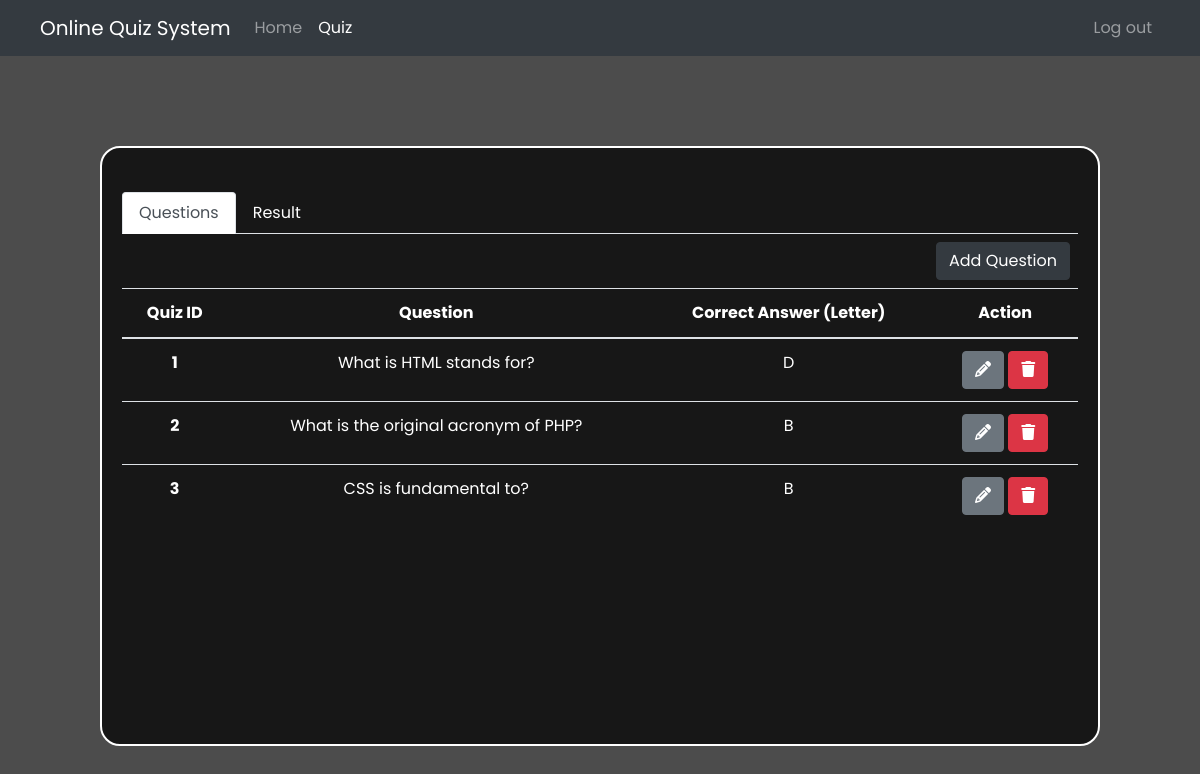
Page /quiz.php on the earlier database version.
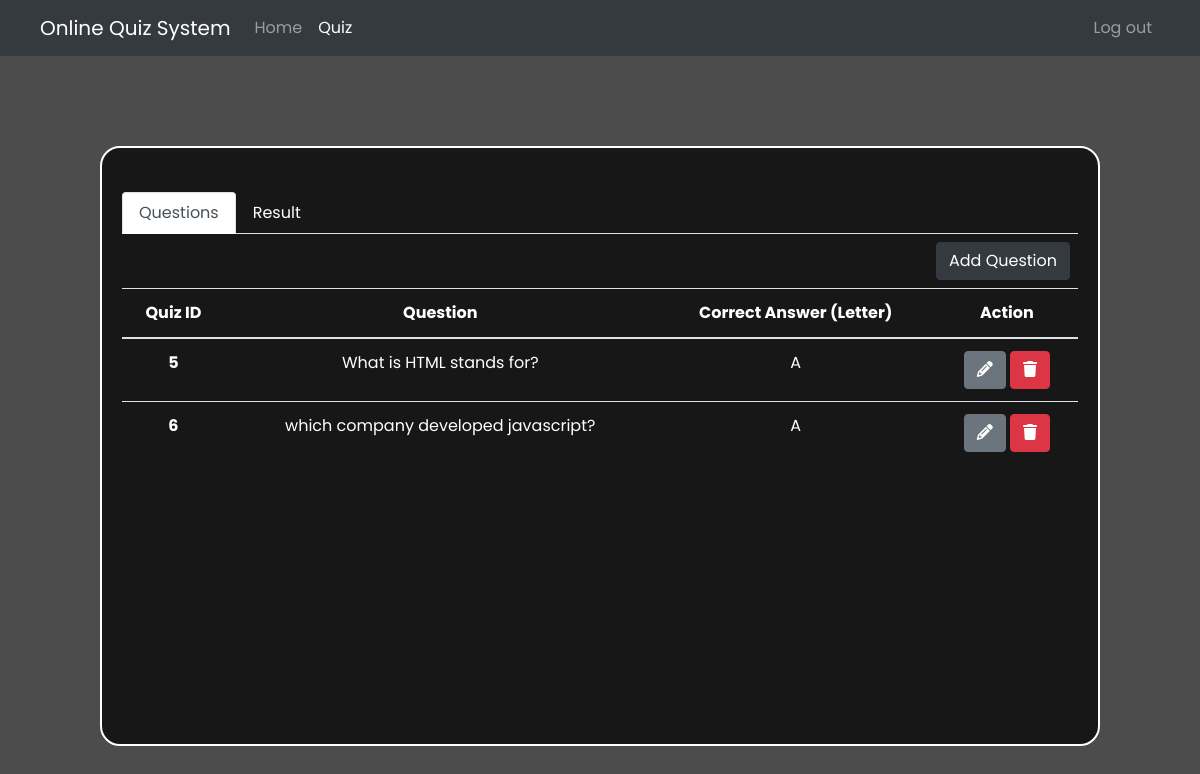
Same page on the later database version.
### tables this page shows
CREATE TABLE `tbl_quiz` (
  `tbl_quiz_id` int(11) NOT NULL,
  `quiz_question` text NOT NULL,
  `option_a` text NOT NULL,
  `option_b` text NOT NULL,
  `option_c` text NOT NULL,
  `option_d` text NOT NULL,
  `correct_answer` text NOT NULL
);

### quiz.php (the view, shortened to what this page needs)
<?php
include ('./partials/header.php');
include ('./conn/conn.php');
?>
<div class="main">
    <nav class="navbar navbar-expand-lg navbar-dark bg-dark">
        <a class="navbar-brand ml-4" href="#">Online Quiz System</a>
        <div class="collapse navbar-collapse" id="navbarNav">
            <ul class="navbar-nav">
                <li class="nav-item">
                    <a class="nav-link" href="./teacher.php">Home <span class="sr-only">(current)</span></a>
                </li>
                <li class="nav-item active">
                    <a class="nav-link" href="./quiz.php">Quiz</a>
                </li>
            </ul>
        </div>
        <div class="collapse navbar-collapse mr-4" id="navbarSupportedContent">
            <div class="ml-auto">
                <ul class="navbar-nav">
                    <li class="nav-item">
                        <a class="nav-link" href="./index.php">Log out</a>
                    </li>
                </ul>
            </div>
        </div>
    </nav>
    <div class="quiz-container">
        <div class="quiz">
        <nav class="mt-4">
            <div class="nav nav-tabs" id="nav-tab" role="tablist">
            <button class="nav-link active" id="nav-home-tab" data-toggle="tab" data-target="#nav-home" type="button" role="tab" aria-controls="nav-home" aria-selected="true">Questions</button>
            <button class="nav-link" id="nav-profile-tab" data-toggle="tab" data-target="#nav-profile" type="button" role="tab" aria-controls="nav-profile" aria-selected="false">Result</button>
            </div>
        </nav>
            <div class="tab-content" id="nav-tabContent">
                <div class="tab-pane fade show active" id="nav-home" role="tabpanel" aria-labelledby="nav-home-tab">
                <button type="button" class="btn btn-dark m-2 float-left" id="add-quiz-button" data-toggle="modal" data-target="#addQuestionModal">
                    Add Question
                    </button>
                <div class="table-area">
                    <table class="table" style="color: white;">
                        <thead>
                            <tr>
                            <th scope="col">Quiz ID</th>
                            <th scope="col">Question</th>
                            <th scope="col">Correct Answer (Letter)</th>
                            <th scope="col">Action</th>
                            </tr>
                        </thead>
                        <tbody>
                            <?php
                            $stmt = $conn->prepare('SELECT * FROM `tbl_quiz`');
                            $stmt->execute();
                            $result = $stmt->fetchAll();
                            foreach ($result as $row) {
                                $quizID = $row['tbl_quiz_id'];
                                $quizQuestion = $row['quiz_question'];
                                $correctAnswer = $row['correct_answer'];
                                ?>
                                <tr>
                                    <th id="quizID-<?= $quizID ?>"><?= $quizID ?></th>
                                    <td id="quizQuestion-<?= $quizID ?>"><?= $quizQuestion ?></td>
                                    <td id="correctAnswer-<?= $quizID ?>"><?= $correctAnswer ?></td>
                                    <td>
                                        <button type="button" class="btn btn-secondary" onclick="updateQuestion(<?= $quizID ?>)"><i class="fa-solid fa-pencil"></i></button>
                                        <button type="button" class="btn btn-danger" onclick="deleteQuestion(<?= $quizID ?>)"><i class="fa-solid fa-trash"></i></button>
                                    </td>
                                </tr>
                                <?php
                            }
                            ?>
                        </tbody>
                    </table>
                </div>
            </div>
        </div>
        </div>
    </div>
</div>
<?php include ('./partials/footer.php') ?>

### partials/header.php (shortened to what this page needs)
<!DOCTYPE html>
<html lang="en">
<head>
    <link rel="stylesheet" href="./assets/style.css">
    <link rel="stylesheet" href="https://cdn.jsdelivr.net/npm/bootstrap@4.6.2/dist/css/bootstrap.min.css">
    <link rel="stylesheet" href="https://cdnjs.cloudflare.com/ajax/libs/font-awesome/6.4.2/css/all.min.css" />
</head>
<body>

### partials/footer.php (shortened to what this page needs)
</body>
</html>

### assets/style.css (style rules this page uses)
* { margin: 0; padding: 0; font-family: 'Poppins', sans-serif; }
body { background-image: url(' C:\xampp\htdocs\quizzer\download.jpg'); background-size: cover; background-repeat: no-repeat; background-attachment: fixed; background-position:center; background-repeat: no-repeat; background-attachment: fixed; background-size: cover; backdrop-filter: blur(8px); }
.main { color: rgb(255, 255, 255); background-color: rgba(0, 0, 0, 0.7); height: 100vh; text-align: center; }
#add-quiz-button { float: right !important; margin: 10px; }
.quiz-container { display: flex; align-items: center; justify-content: center; }
.quiz { width: 1000px; height: 600px; margin-top: 90px; border: 2px solid; border-radius: 20px; background-color: rgba(0, 0, 0, 0.7); padding: 20px; }
.nav-tabs .nav-link { color: rgb(255, 255, 255) !important; }
.nav-tabs .nav-item.show .nav-link, .nav-tabs .nav-link.active { color: #495057 !important; }
.table-area { height: 450px; width: 100%; overflow-y: auto; }

Differences in the rows shown:
removed tbl_quiz: tbl_quiz_id "1", quiz_question "What is HTML stands for?", correct_answer "D"
removed tbl_quiz: tbl_quiz_id "2", quiz_question "What is the original acronym of PHP?", correct_answer "B"
removed tbl_quiz: tbl_quiz_id "3", quiz_question "CSS is fundamental to?", correct_answer "B"
added tbl_quiz: tbl_quiz_id "5", quiz_question "What is HTML stands for?", correct_answer "A"
added tbl_quiz: tbl_quiz_id "6", quiz_question "which company developed javascript?", correct_answer "A"
